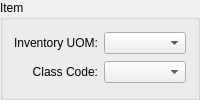
      <widget class="QGroupBox" name="_itemGroup">
       <property name="title">
        <string>Item</string>
       </property>
       <layout class="QGridLayout" name="gridLayout_4">
        <item row="0" column="0">
         <widget class="QLabel" name="_inventoryUOMLit">
          <property name="text">
           <string>Inventory UOM:</string>
          </property>
          <property name="alignment">
           <set>Qt::AlignRight|Qt::AlignTrailing|Qt::AlignVCenter</set>
          </property>
         </widget>
        </item>
        <item row="0" column="1">
         <widget class="XComboBox" name="_inventoryUOM">
          <property name="allowNull">
           <bool>true</bool>
          </property>
          <property name="type">
           <enum>XComboBox::UOMs</enum>
          </property>
         </widget>
        </item>
        <item row="1" column="0">
         <widget class="QLabel" name="_classcodeLit">
          <property name="text">
           <string>Class Code:</string>
          </property>
          <property name="alignment">
           <set>Qt::AlignRight|Qt::AlignTrailing|Qt::AlignVCenter</set>
          </property>
         </widget>
        </item>
        <item row="1" column="1">
         <widget class="XComboBox" name="_classcode">
          <property name="allowNull">
           <bool>true</bool>
          </property>
          <property name="type">
           <enum>XComboBox::ClassCodes</enum>
          </property>
         </widget>
        </item>
       </layout>
      </widget>
